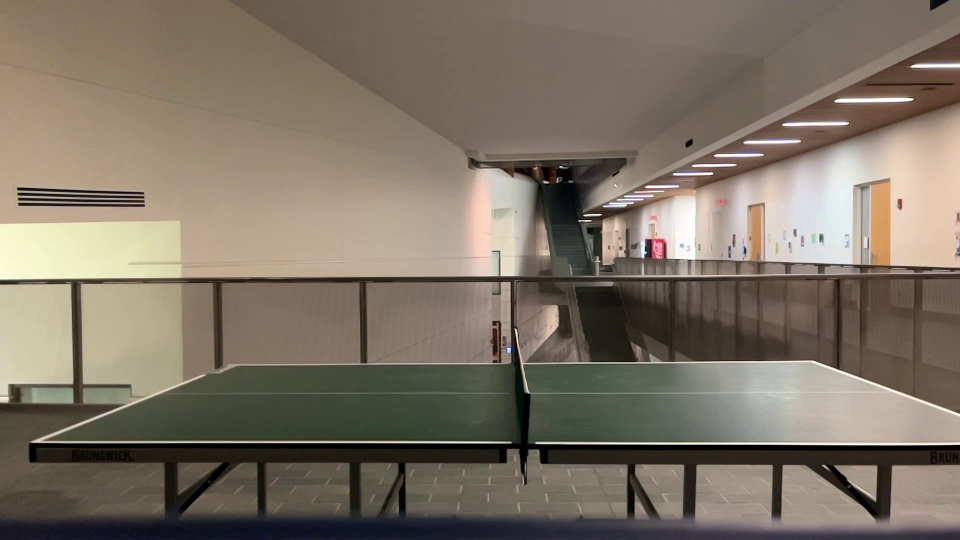
#> input picture frame 2 of Test Videos/back_cut.mp4, 1920 x 1080 px, given in place of 15.mp4, which was not available (shown at 1/2 size)
$ jupyter execute GenerateSegmentedVideo.ipynb
#> lines starting #> are read from the running program, lines starting #| are printed output that depends on the picture; after the words box and inside, x2 and y2 are one past the last pixel; in counts of white or black regions, pixels touching at a corner belong together; pictures that were not available may be replaced by others from this repository, and a replacement may not be noted
[cell 1]
import cv2
import matplotlib.pyplot as plt

[cell 2]
# Read the video
# Create a VideoWriter object
video_path = "15.mp4"
cap = cv2.VideoCapture(video_path)

fps = cap.get(cv2.CAP_PROP_FPS)
frame_width = int(cap.get(cv2.CAP_PROP_FRAME_WIDTH))
frame_height = int(cap.get(cv2.CAP_PROP_FRAME_HEIGHT))

out = cv2.VideoWriter('output/mask.mp4', cv2.VideoWriter_fourcc(*'mp4v'), fps, (frame_width, frame_height))

# Get the frame width and height
width = int(cap.get(cv2.CAP_PROP_FRAME_WIDTH))
height = int(cap.get(cv2.CAP_PROP_FRAME_HEIGHT))

# Create a background subtractor
bg_subtractor = cv2.createBackgroundSubtractorMOG2()

# Initialize the frame counter
frame_counter = 0

# Loop over the frames of the video
while True:
  # Capture the current frame
  ret, frame = cap.read()
#> frame is the input picture: shape (1080, 1920, 3); mean B, G, R 101, 115, 125.6

  # Check if the frame is empty
  if not ret:
    print("done:", frame_counter)
    break

  # Rotate the frame 90 degrees counterclockwise
  frame = cv2.rotate(frame, cv2.ROTATE_90_COUNTERCLOCKWISE)
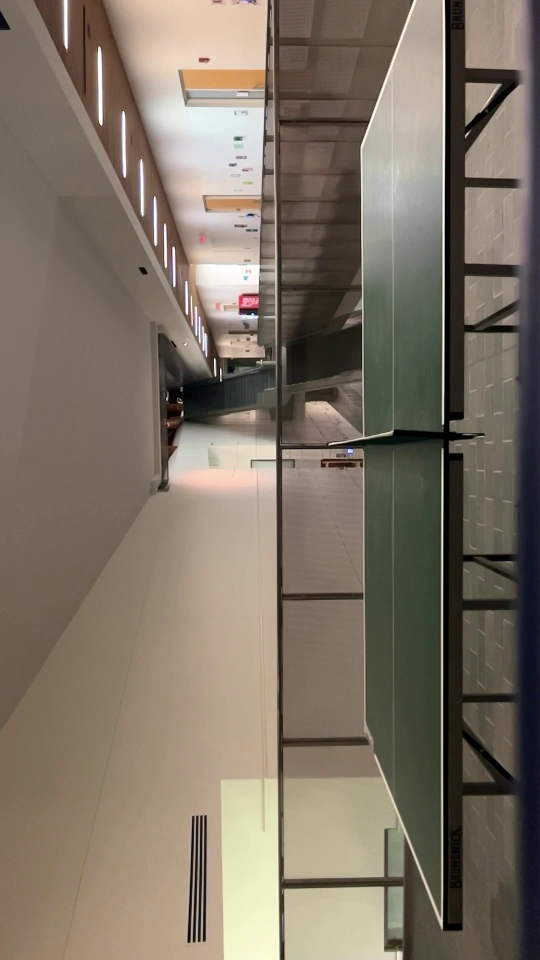
#> frame: shape (1920, 1080, 3) (shown at 1/2 size); mean B, G, R 101, 115, 125.6

  # Convert the frame to grayscale
  gray_frame = cv2.cvtColor(frame, cv2.COLOR_BGR2GRAY)
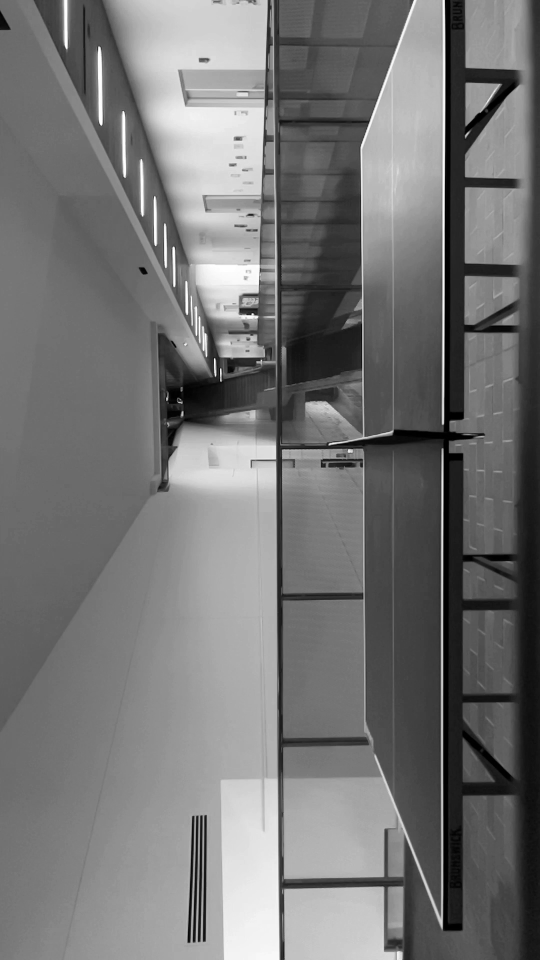
#> gray_frame: shape (1920, 1080) (shown at 1/2 size); min 0, max 255, mean 116.5

  # Subtract the background from the frame
  fg_mask = bg_subtractor.apply(frame)
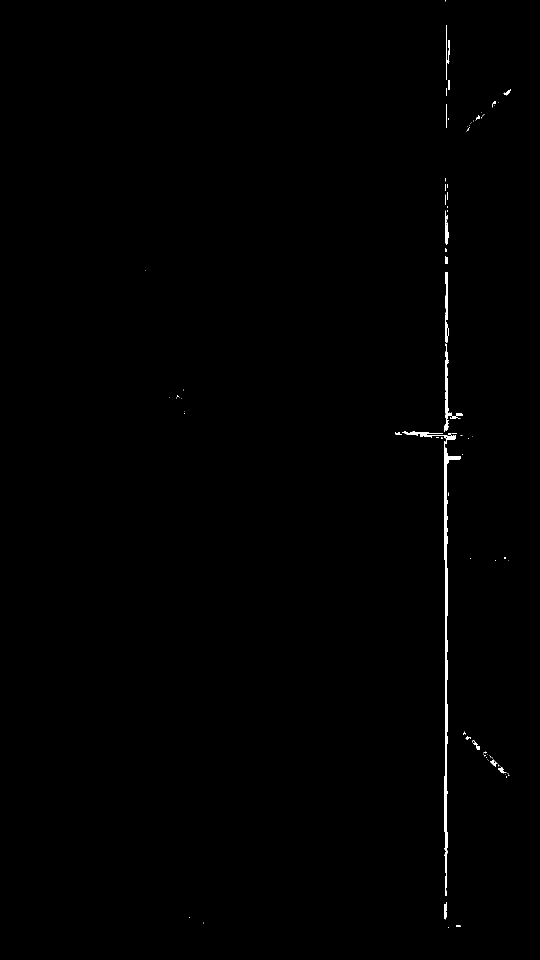
#> fg_mask: shape (1920, 1080) (shown at 1/2 size); values 127 (black) and 255 (white), 0.42% white; 109 white regions (86 under 20 px), largest, box (x1, y1, x2, y2) and area: (888, 882, 922, 1792) 4709, (889, 687, 926, 864) 970, (890, 544, 898, 686) 684
  fg_mask = cv2.cvtColor(fg_mask, cv2.COLOR_GRAY2RGB)

  # Check if the frame counter is a multiple of 150
  # Plot the difference image
  # plt.imshow(fg_mask, cmap="gray")
  # plt.axis("off")
  # plt.show()
  out.write(fg_mask)
  cv2.imwrite(f'frames/new_frame_{frame_counter}.jpg', fg_mask)
  # cv2.imwrite(f'frames/old_frame_{frame_counter}.jpg', frame)
  # cv2.imwrite(f'15/org_frame_{frame_counter}.jpg', frame)


  # Increment the frame counter
  frame_counter += 1

# Release the video capture object
cap.release()
out.release()

$ run again, starting later in the video
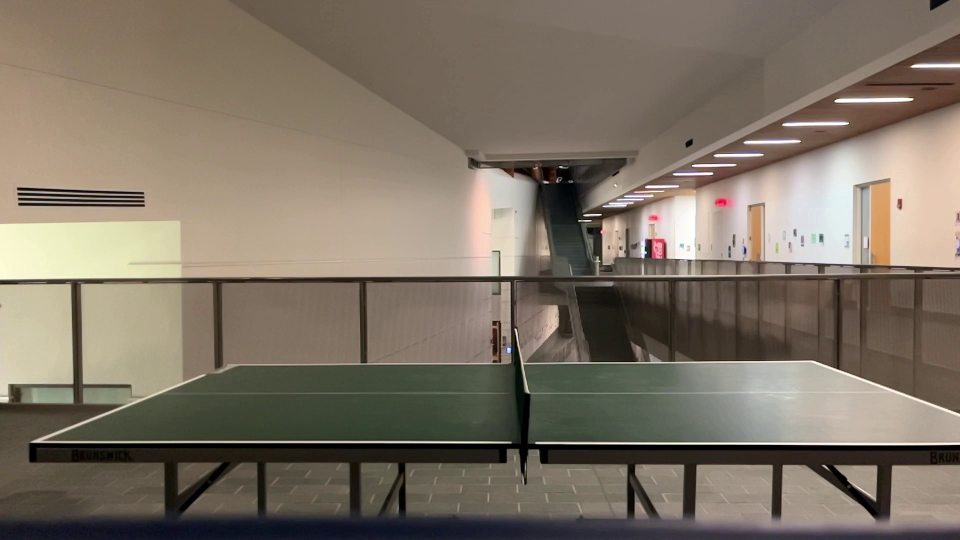
#> input picture frame 13 of Test Videos/back_cut.mp4, 1920 x 1080 px, given in place of 15.mp4, which was not available (shown at 1/2 size)
#> frame is the input picture: shape (1080, 1920, 3); mean B, G, R 100.8, 114.7, 125.5
#> frame: shape (1920, 1080, 3)
#> `fg_mask = bg_subtractor.apply(frame)`:
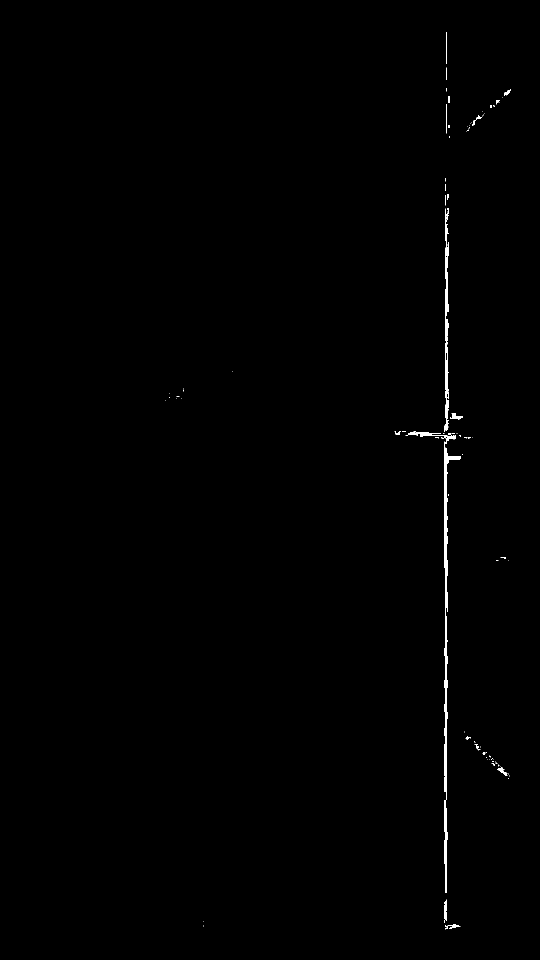
#> fg_mask: shape (1920, 1080) (shown at 1/2 size); values 127 (black) and 255 (white), 0.41% white; 116 white regions (92 under 20 px), largest, box (x1, y1, x2, y2) and area: (888, 883, 922, 1786) 4492, (889, 416, 898, 864) 2029, (811, 862, 912, 888) 514

$ run again, starting later in the video
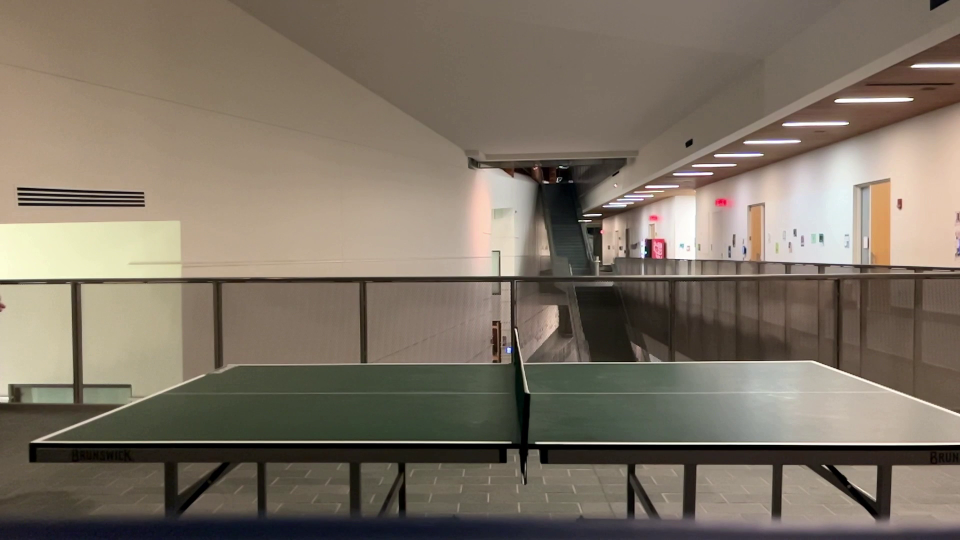
#> input picture frame 23 of Test Videos/back_cut.mp4, 1920 x 1080 px, given in place of 15.mp4, which was not available (shown at 1/2 size)
#> frame is the input picture: shape (1080, 1920, 3); mean B, G, R 100.7, 114.6, 125.4
#> frame: shape (1920, 1080, 3)
#> `fg_mask = bg_subtractor.apply(frame)`:
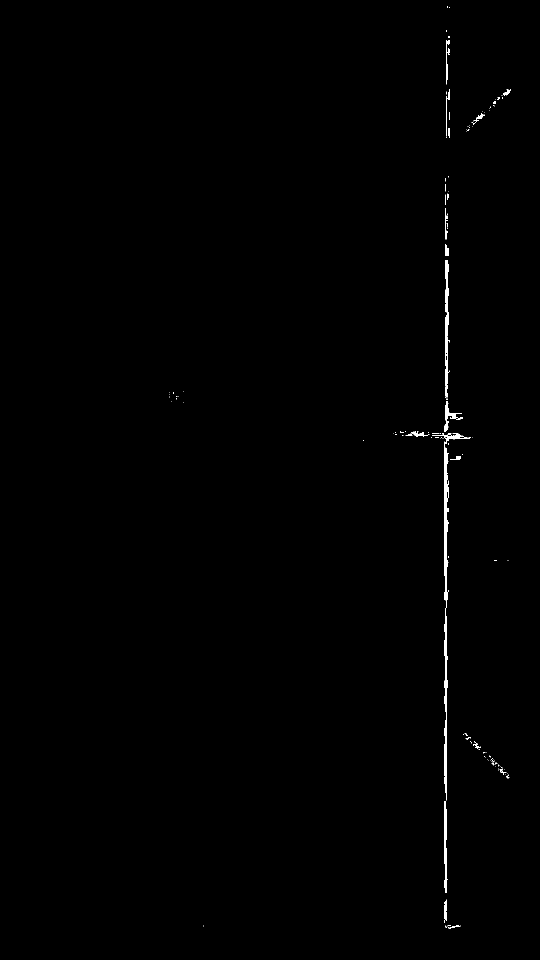
#> fg_mask: shape (1920, 1080) (shown at 1/2 size); values 127 (black) and 255 (white), 0.42% white; 153 white regions (126 under 20 px), largest, box (x1, y1, x2, y2) and area: (888, 883, 898, 1601) 3410, (890, 520, 898, 795) 1399, (889, 1602, 895, 1786) 765
